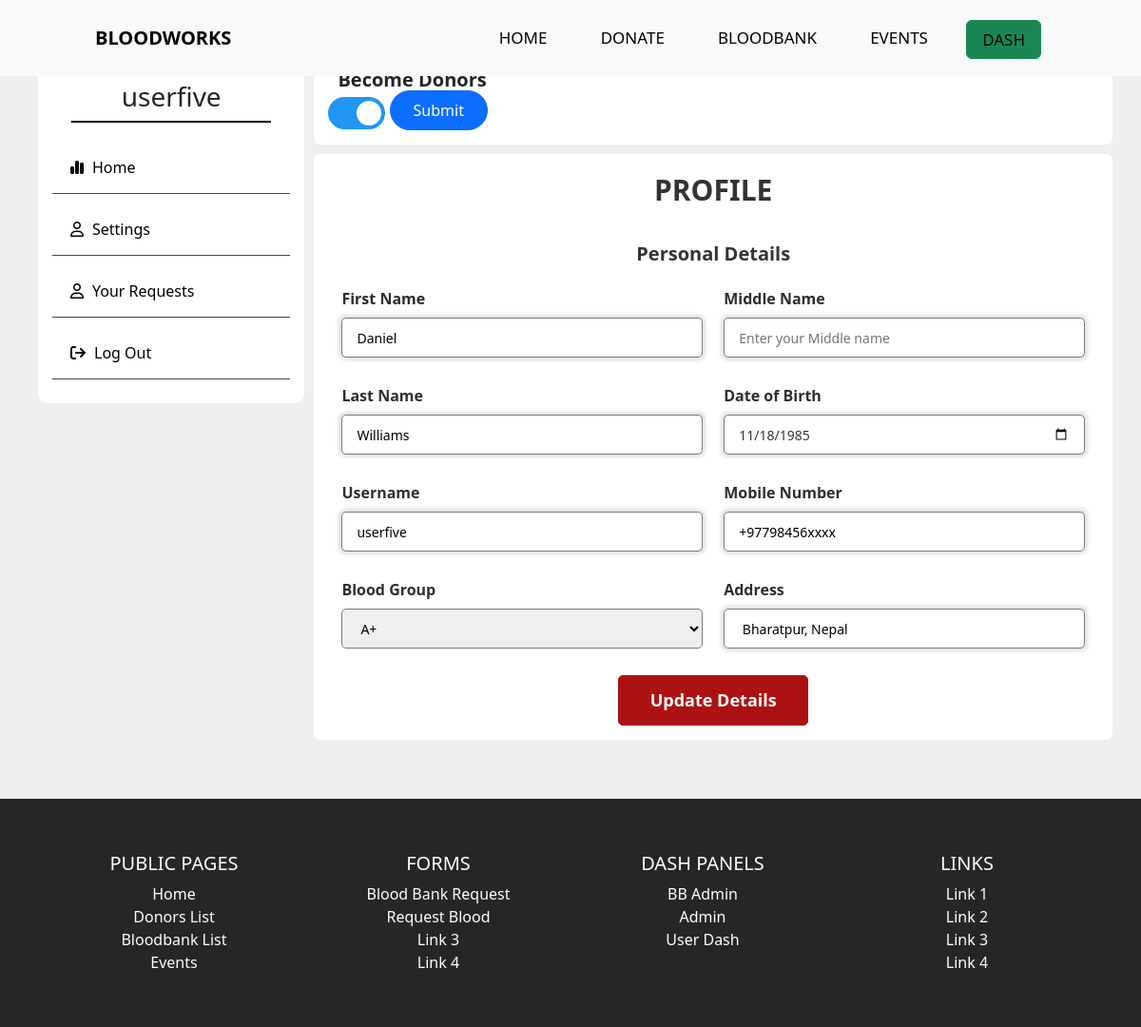
Page /dash/edit (signed in) on the committed database.
### tables this page shows
CREATE TABLE `user` (
  `id` int(11) NOT NULL,
  `fname` varchar(20) DEFAULT NULL,
  `mname` varchar(20) DEFAULT NULL,
  `lname` varchar(20) DEFAULT NULL,
  `dateofbirth` date DEFAULT NULL,
  `email` varchar(25) DEFAULT NULL,
  `password` varchar(70) DEFAULT NULL,
  `username` varchar(25) DEFAULT NULL,
  `bloodgroup` varchar(5) DEFAULT NULL,
  `donor_availability` varchar(15) DEFAULT NULL,
  `address` varchar(100) DEFAULT NULL,
  `phone_no` varchar(100) DEFAULT NULL,
  `age` int(11) DEFAULT NULL
);

### controllers/DashEdit.php (called while the page is built, shortened)
<?php
class Dash
{
    public function index($a = "", $b = "", $c = "")
    {
        $loggedindata = $this->getUserData();
        $data = [
            "loggedinuser" => $loggedindata,
        ];
        $this->view('dash/edit', $data);
    }
    public function getUserData()
    {
        $getuserdata = new Model;
        $getuserdata->table = "user";
        $getuserdata->order_column = "id";
        $getsessionid = getLoggedinUser('userid');
        $data = [
            "id" => "$getsessionid"
        ];
        $getuserdata = $getuserdata->where($data);
        return $getuserdata;
    }
}

### includes/app.php (called while the page is built, shortened)
<?php
class App
{
    private $method = "index";
    public function splitURL()
    {
        $URL = $_GET['url'] ?? 'home';
        $URL = explode("/", trim($URL, "/"));
        return $URL;
    }
    public function loadController()
    {
        $URL = $this->splitURL();
        if($URL[0] == "dash"){
            if ($URL[0] == "dash" && !isset($URL[1])) {
                $filename = "controllers/Dash"  . ".php";
            } elseif ($URL[0] == "dash" && isset($URL[1])) {
                $filename = "controllers/" . $URL[0] . $URL[1] . ".php";
            }
        }
        elseif ($URL[0] == "admin"  ) {
            if ($URL[0] == "admin" && !isset($URL[1])) {
                $filename = "controllers/Admin"  . ".php";
            } elseif ($URL[0] == "admin" && isset($URL[1])) {
                $filename = "controllers/" . $URL[0] . $URL[1] . ".php";
            }
        }
        elseif ($URL[0] == "bbadmin"  ) {
            if ($URL[0] == "bbadmin" && !isset($URL[1])) {
                $filename = "controllers/bbadmin"  . ".php";
            } elseif ($URL[0] == "bbadmin" && isset($URL[1])) {
                $filename = "controllers/" . $URL[0] . $URL[1] . ".php";
            }
        }
        else{
            $filename = "controllers/" .$URL[0] . ".php";
        }
        if (file_exists($filename)) {
            unset($URL[0]);
        } else {
            $filename = "controllers/_404.php";
            require $filename;
            $this->controller = "_404";
        }
        $controller = new $this->controller;
        $URL = $URL ? array_values($URL) : [];
        call_user_func_array([$controller, $this->method], $URL);
    }
}

### index.php (called while the page is built, shortened)
<?php
$app = new App;
$app->loadController();
?>

### includes/database.php (called while the page is built, shortened)
<?php
trait Database
{
    public function connect()
    {
        $string = "mysql:hostname=" . DBHOST . ";dbname=" . DBNAME;
        $con = new PDO($string, DBUSER, DBPASS);
        return $con;
    }
    public function query($query, $data = [])
    {
        $con = $this->connect();
        $stm = $con->prepare($query);
        $check = $stm->execute($data);
        if ($check) {
            $result = $stm->fetchAll(PDO::FETCH_OBJ);
            if (is_array($result) && count($result)) {
                return $result;
            }
        }
        return false;
    }
}

### includes/models.php (called while the page is built, shortened)
<?php
class Model
{
    public $table = "users";
    protected $limit = '100';
    protected $offset = 0;
    protected $order_type = "desc";
    public $order_column = "id";
    public function where($data, $data_not = [])
    {
        $keys = array_keys($data);
        $query = "select * from $this->table where ";
        foreach ($keys as $key) {
            $query .= $key . " = :" . $key . " && ";
        }
        $query = trim($query, " && ");
        $query .= " order by $this->order_column $this->order_type limit $this->limit offset $this->offset";
        $data = array_merge($data, $data_not);
        return $this->query($query, $data);
    }
}

### views/dash/edit.views.php (the view, shortened to what this page needs)
<?php
   include_once 'views/header.php';
   ?>
<main class="dash-container">
    <section class="dashboard_container">
        <?php include 'asidemenu.php' ?>
        <div class="info ">
            <?php foreach ($loggedinuser as $user) { ?>
                <div class="container">
                    <div class="switch-donor">
                        <a>Become Donors</a>
                        <form id="availabilityForm" method="POST" action="edit">
                            <label class="switch">
                                <span class="slider round"></span>
                            </label>
                            <input class="btn btn-primary" type="submit" name="toogle" value="Submit">
                        </form>
                    </div>
                </div>
                <div class="container">
                    <div class="heading">
                        PROFILE
                    </div>
                    <form action="edit" method="post">
                        <div class="form first">
                            <div class="details personal">
                                <span class="title">Personal Details</span>
                                <div class="fields">
                                    <div class="input_field">
                                        <label>First Name</label>
                                        <input type="text" name="fname" value="<?= $user->fname; ?> " placeholder="Enter your First name" required>
                                    </div>
                                    <div class="input_field">
                                        <label>Middle Name</label>
                                        <input type="text" name="mname" value="<?= $user->mname; ?>" placeholder="Enter your Middle name">
                                    </div>
                                    <div class="input_field">
                                        <label>Last Name</label>
                                        <input type="text" name="lname" value="<?= $user->lname; ?>" placeholder="Enter your Last name" required>
                                    </div>
                                    <div class="input_field">
                                        <label>Date of Birth</label>
                                        <input type="date" placeholder="Select Date" value="<?= $user->dateofbirth ?>" name="dateofbirth" required>
                                    </div>
                                    <div class="input_field">
                                        <label>Username</label>
                                        <input type="text" placeholder="Enter your username" value="<?= $user->username ?>" required>
                                    </div>
                                    <div class="input_field">
                                        <label>Mobile Number</label>
                                        <input type="text" maxlength="10" name="phone_no" value="<?= $user->phone_no ?>" placeholder="Enter your mobile number" required>
                                    </div>
                                    <div class="input_field">
                                        <label for="bloodgroup">Blood Group</label>
                                        <select name="bloodgroup" id="bloodgroup">
                                            <option value="A+" <?= ($user->bloodgroup == "A+" ? "selected" : ""); ?>>A+</option>
                                        </select>
                                    </div>
                                    <div class="input_field">
                                        <label>Address</label>
                                        <input type="text" name="address" value=" <?= $user->address; ?>" placeholder=" City-ward no,tole eg,(Pokhara-17,Chhorepatan)" required>
                                    </div>
                                </div>
                                <input class="submit button" type="submit" name="edit-basic" value="Update Details">
                            </div>
                        </div>
                    </form>
                </div>
            <?php } ?>
        </div>
    </section>
</main>
<?php include 'views/footer.php' ?>

### views/dash/asidemenu.php (shortened to what this page needs)
<div class="dashboard ">
    <?php foreach ($loggedinuser as $user) {
       ?>
        <div class="profile-container">
            <h3><?= $user->username ?></h3>
        </div>
        <div class="side-list">
            <a href="<?= HOSTNAME ?>dash/">
                <i class="fa-solid fa-chart-simple active"></i>Home</a>
            <a href="<?= HOSTNAME ?>dash/edit">
                <i class="fa-regular fa-user"></i>Settings</a>
            <a href="<?= HOSTNAME ?>dash/requests">
                <i class="fa-regular fa-user"></i>Your Requests</a>
            <a href="<?= HOSTNAME ?>logout">
                <i class="fa-solid fa-arrow-right-from-bracket"></i>Log Out</a>
        </div>
    <?php  }
       ?>
</div>

### assets/css/style.css (style rules this page uses)
* { margin: 0; padding: 0; box-sizing: border-box; }
body { background: #eeeeee; }
main { min-height: 100vh; }
.btn { padding: 0.5em 1.5em; border-radius: 2em; }
.dash-container { width: 100%; }
.dashboard_container { display: flex; flex-direction: row; max-width: 1140px; margin: 40px auto; }
.dashboard { width: 25%; min-width: 15%; height: fit-content; }
.dashboard ,.info { overflow: none; margin: 10px; }
.dashboard, .info .container { background-color: white; border-radius: 10px; padding: 15px; }
.info .container { margin: 10px 0; }
.profile-container { display: flex; flex-direction: column; justify-content: center; align-items: center; margin: 20px; border-bottom: 2px solid black; }
.side-list { display: flex; flex-direction: column; margin-top: 10px; height: fit-content; }
.side-list a { display: block; margin-bottom: 10px; margin-left: 0; padding: 10px; width: 100%; border-bottom: 1px solid rgb(68, 68, 68); font-size: 1rem; text-decoration: none; color: black; }
.side-list a i { padding: 9px; }
.info { width: 75%; }
.info { position: relative; margin: auto; }
.info .container { position: relative; border-radius: 6px; background-color: rgb(255, 255, 255); }
.info .container .heading { position: relative; font-size: 30px; font-weight: bold; width: fit-content; margin: auto; color: #333; }
.info .container form { position: relative; margin:auto; z-index: 100; }
.info .container form .details { margin-top: 30px; }
.info .container form .title { display: block; font-size: 20px; font-weight: bold; margin: auto; width: fit-content; color: #333; }
.info .container form .fields { display: flex; align-items: center; justify-content: space-between; margin: 10px; flex-wrap: wrap; }
form .fields .input_field { display: flex; width: calc(100% / 2 - 15px); flex-direction: column; margin: 10px 4px; }
.input_field label { font-size: 16px; font-weight: bold; color: #2e2e2e; }
.input_field input, .input_field select { outline: none; font-size: 14px; font-weight: 400; color: #000000; border-radius: 5px; border: 1px solid #797979; padding: 0 15px; height: 42px; margin: 8px 0; }
.input_field input[type="date"] { color: #707070; }
.input_field input[type="date"]:valid { color: #333; }
form .button,.button { display: flex; align-items: center; justify-content: center; text-align: center; max-width: 200px; width: fit-content; height: fit-content; margin: auto; padding: 12px; border: 1px solid rgb(172, 18, 18);; outline: none; background-color: rgb(172, 18, 18); color: white; border-radius: 5px; cursor: pointer; font-size: 15px; font-weight: bold; position: relative; top: 0; left: 0; }
.form input[type="submit"] { font-size: 18px; width: 300px; margin-top: 10px; }
.switch { position: relative; display: inline-block; width: 60px; height: 34px; }
.slider { position: absolute; cursor: pointer; top: 0; left: 0; right: 0; bottom: 0; background-color: #ccc; -webkit-transition: .4s; transition: .4s; }
.slider:before { position: absolute; content: ""; height: 26px; width: 26px; left: 4px; bottom: 4px; background-color: white; -webkit-transition: .4s; transition: .4s; }
input:checked + .slider { background-color: #2196F3; }
input:checked + .slider:before { -webkit-transform: translateX(26px); -ms-transform: translateX(26px); transform: translateX(26px); }
.slider.round { border-radius: 34px; }
.slider.round:before { border-radius: 50%; }
.switch-donor a { align-items: center; position: relative; top: 4px; font-size: 20px; font-weight: bold; margin: 0 10px; }

### rows in the picture
user: username "userfive", fname "Daniel", lname "Williams", dateofbirth "11/18/1985", phone_no "+97798456xxxx", bloodgroup "A+", address "Bharatpur, Nepal"
